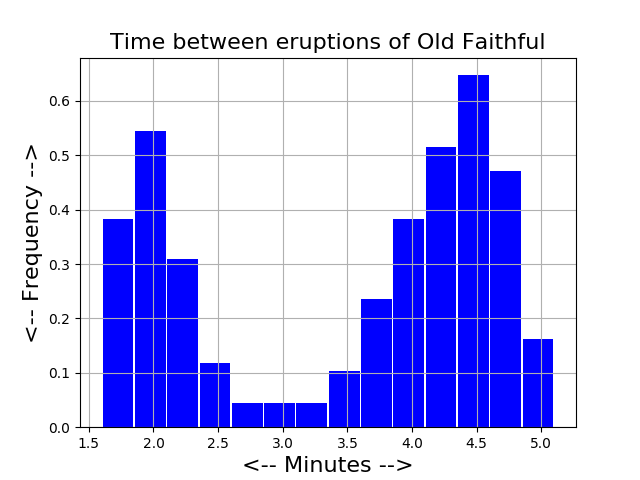

The Python source for this figure:
#! /usr/bin/env python3
#
def geyser_histogram ( ):

#*****************************************************************************80
#
## geyser_histogram makes a histogram.
#
#  Licensing:
#
#    This code is distributed under the GNU LGPL license.
#
#  Modified:
#
#    23 April 2019
#
#  Author:
#
#    John Burkardt
#
  import matplotlib.pyplot as plt
  import numpy as np
  import platform

  print ( '' )
  print ( 'geyser_histogram:' )
  print ( '  Python version: %s' % ( platform.python_version ( ) ) )
  print ( '  Read a long list of values.' )
  print ( '  Create and plot a histogram.' )
#
#  Read the values from the file.
#
  filename = 'geyser_data.txt'
  data = np.loadtxt ( filename )
  t = data[:,0]

  bins = 14
  n, bins, patches = plt.hist ( t, bins, density = 1, facecolor = 'blue', rwidth = 0.95 )

  plt.grid ( True )
  plt.title ( 'Time between eruptions of Old Faithful', fontsize = 16 )
  plt.xlabel ( '<-- Minutes -->', fontsize = 16 )
  plt.ylabel ( '<-- Frequency -->', fontsize = 16 )
  filename = 'geyser_histogram.png'
  plt.savefig ( filename )
  print ( '' )
  print ( '  Graphics saved as "%s"' % ( filename ) )
  plt.show ( block = False )
  plt.clf ( )
#
#  Terminate.
#
  print ( '' )
  print ( 'geyser_histogram:' )
  print ( '  Normal end of execution.' )
  return

if ( __name__ == '__main__' ):
  from timestamp import timestamp
  timestamp ( )
  geyser_histogram ( )
  timestamp ( )

